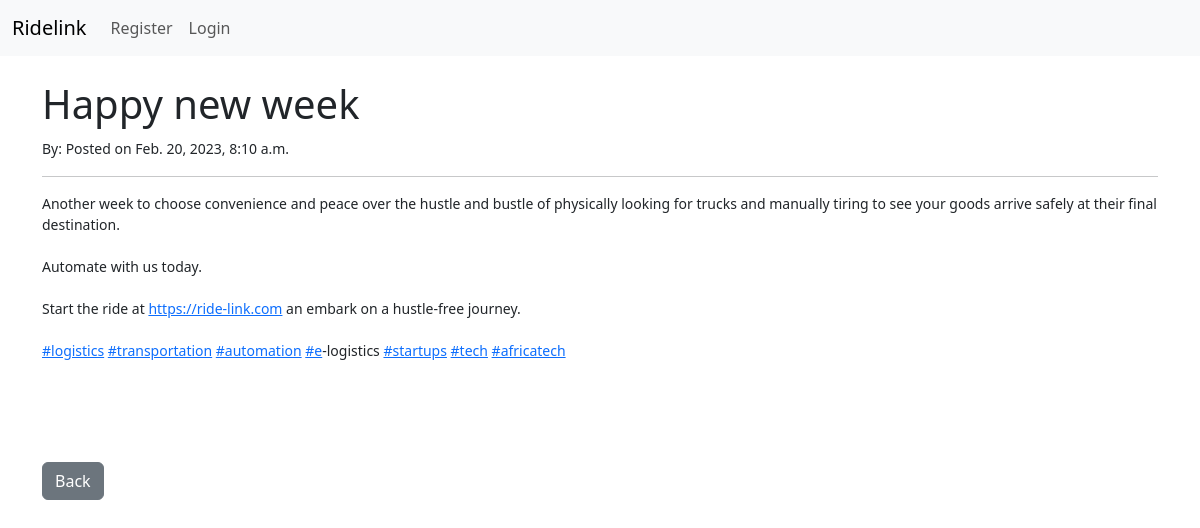
/article/7, run on the app's committed database.
### blog/models.py (models this page shows, shortened)
class Post(models.Model):
    author = models.ForeignKey(User, on_delete=models.SET_NULL, null=True)
    title = models.CharField(max_length=200)
    header_image = models.ImageField(null=True, blank=True, upload_to="images")
    title_tag = models.CharField(max_length=200, default='Ridelink Series')
    content = RichTextField(blank=True, null=True)
    date_posted = models.DateTimeField(auto_now_add = True)
    class Meta :
        ordering = ['-date_posted']

### blog/views.py (the view)
# urls.py: path('article/<int:pk>',ArticleDetialView.as_view(), name ='article-detail'),
class ArticleDetialView(DetailView):
    model = Post
    template_name = 'blog/article_details.html'

### blog/templates/blog/article_details.html (shortened to what this page needs)
{% extends 'blog/base.html' %}
{% block content %}
    <h1>{{post.title}}</h1>
    <small>By: {{post.author.first_name}} {{post.author.last_name}}  Posted on {{post.date_posted}}
    <hr>
    <p>{{post.content|safe}}</p>
    <br><br>
    <a href="{% url 'home' %}" class="btn btn-secondary">Back</a>
{% endblock content %}

### data on the page
Post: title "Happy new week", date_posted "Feb. 20, 2023, 8:10 a.m.", content "Another week to choose convenience and peace over the hustle and bustle of physically looking for trucks and manually tiring to see your goods arrive safely at their final destination. Automate with us today. Start the ride at https://ride-link.com an embark on a hustle-free journey. #logistics #transportation #automation #e -logistics #startups #tech #africatech"
